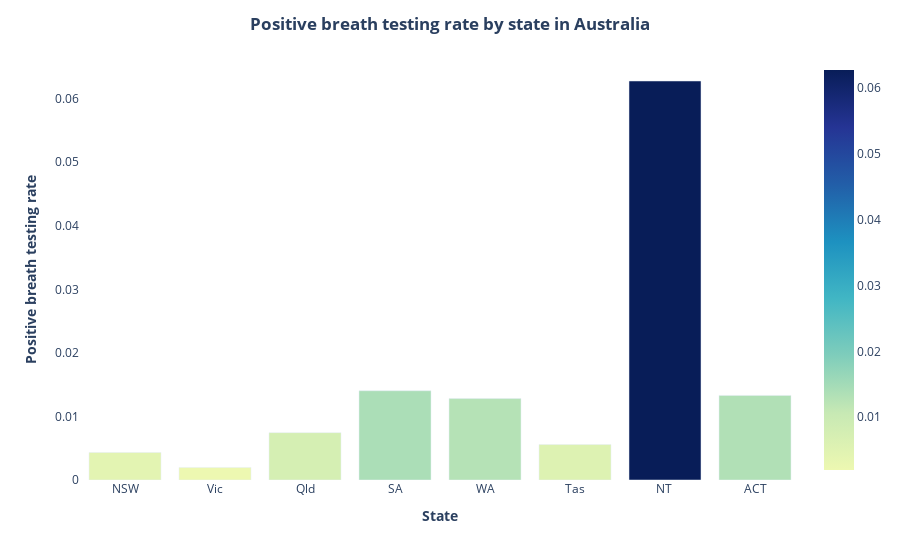

The notebook cell saved with this chart:
### Code cell
fig_state_breath.show()

### Figure 1 — Plotly figure (JSON) as saved in the notebook; plotly's stock layout.template omitted (floating-point values rounded to 4 significant figures)
{"data": [{"alignmentgroup": "True", "hovertemplate": "state=%{x}<br>=%{marker.color}<extra></extra>", "legendgroup": "", "marker": {"color": [0.00433, 0.00198, 0.00745, 0.01404, 0.01281, 0.00558, 0.06277, 0.01331], "coloraxis": "coloraxis"}, "name": "", "offsetgroup": "", "orientation": "v", "showlegend": false, "textposition": "auto", "type": "bar", "x": ["NSW", "Vic", "Qld", "SA", "WA", "Tas", "NT ", "ACT"], "xaxis": "x", "y": [0.00433, 0.00198, 0.00745, 0.01404, 0.01281, 0.00558, 0.06277, 0.01331], "yaxis": "y"}], "layout": {"barmode": "relative", "coloraxis": {"colorbar": {"title": {"text": ""}}, "colorscale": [[0, "#edf8b1"], [0.1429, "#c7e9b4"], [0.2857, "#7fcdbb"], [0.4286, "#41b6c4"], [0.5714, "#1d91c0"], [0.7143, "#225ea8"], [0.8571, "#253494"], [1, "#081d58"]]}, "legend": {"tracegroupgap": 0}, "margin": {"t": 60}, "plot_bgcolor": "white", "title": {"text": "<b>Positive breath testing rate by state in Australia<b>", "x": 0.5}, "xaxis": {"anchor": "y", "domain": [0, 1], "title": {"text": "<b>State<b>"}}, "yaxis": {"anchor": "x", "domain": [0, 1], "title": {"text": "<b>Positive breath testing rate<b>"}}}}
